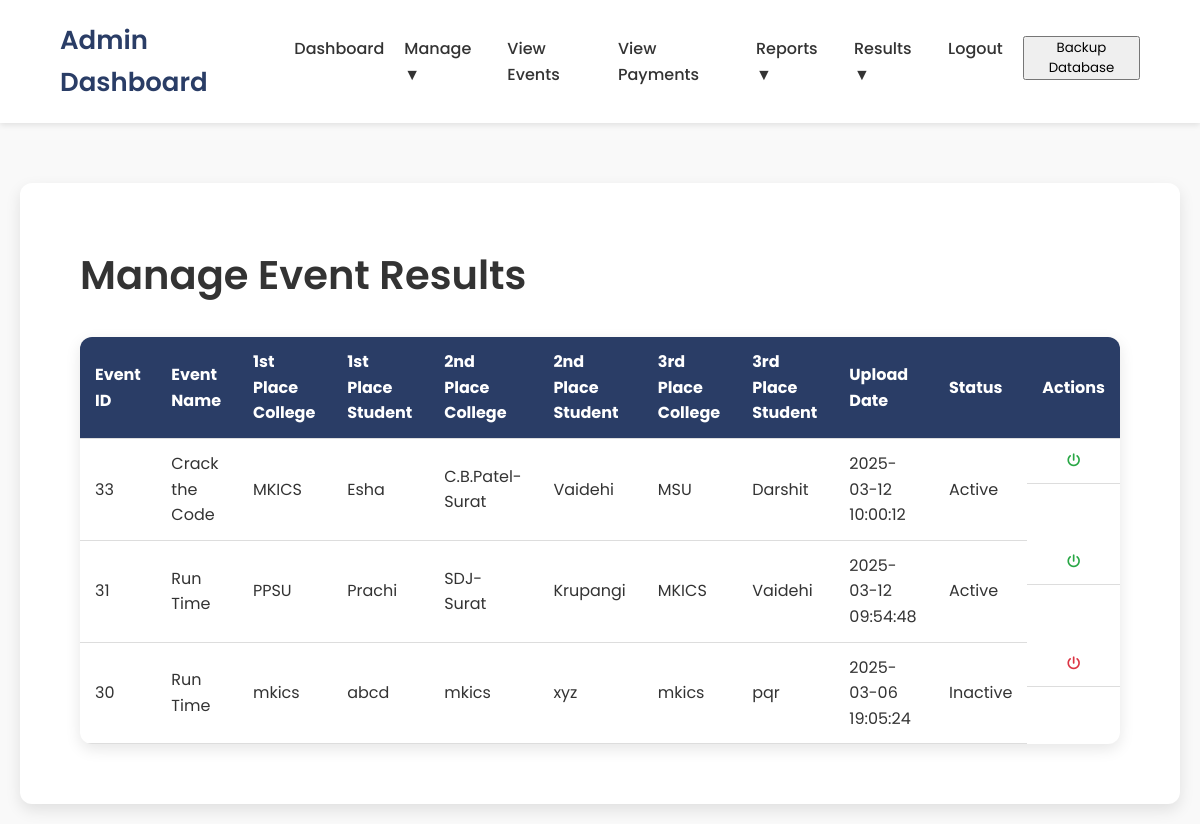
/manage_results.php (signed in), run on the app's committed database.
### tables this page shows
CREATE TABLE `event_results` (
  `result_id` int NOT NULL AUTO_INCREMENT,
  `event_id` int NOT NULL,
  `event_name` varchar(255) NOT NULL,
  `result_data` text,
  `upload_date` timestamp NULL DEFAULT CURRENT_TIMESTAMP,
  `first_place_college` varchar(255) DEFAULT NULL,
  `first_place_student` varchar(255) DEFAULT NULL,
  `second_place_college` varchar(255) DEFAULT NULL,
  `second_place_student` varchar(255) DEFAULT NULL,
  `third_place_college` varchar(255) DEFAULT NULL,
  `third_place_student` varchar(255) DEFAULT NULL,
  `is_active` tinyint(1) DEFAULT '1',
  PRIMARY KEY (`result_id`),
  KEY `event_id` (`event_id`)
);

### manage_results.php (the view, shortened to what this page needs)
<?php
include "config.php";
$sql = "SELECT result_id, event_id, event_name, result_data, upload_date, first_place_college, first_place_student, second_place_college, second_place_student, third_place_college, third_place_student, is_active FROM event_results ORDER BY upload_date DESC";
$result = mysqli_query($conn, $sql);
?>
<!DOCTYPE html>
<html>
<head>
    <link rel="stylesheet" href="https://cdnjs.cloudflare.com/ajax/libs/font-awesome/6.0.0/css/all.min.css"
 />
</head>
<body>
    <?php include 'admin_navbar.php'; ?>
    <main>
        <section class="form-section">
            <h2 class="form-title">Manage Event Results</h2>
            <div class="form-container">
                <table>
                    <thead>
                        <tr>
                            <th>Event ID</th>
                            <th>Event Name</th>
                            <th>1st Place College</th>
                            <th>1st Place Student</th>
                            <th>2nd Place College</th>
                            <th>2nd Place Student</th>
                            <th>3rd Place College</th>
                            <th>3rd Place Student</th>
                            <th>Upload Date</th>
                            <th>Status</th>
                            <th>Actions</th>
                        </tr>
                    </thead>
                    <tbody>
                        <?php
                        if ($result && mysqli_num_rows($result) > 0) {
                            while ($row = mysqli_fetch_assoc($result)) {
                                echo "<tr>";
                                echo "<td>" . htmlspecialchars($row['event_id']) . "</td>";
                                echo "<td>" . htmlspecialchars($row['event_name']) . "</td>";
                                echo "<td>" . htmlspecialchars($row['first_place_college']) . "</td>";
                                echo "<td>" . htmlspecialchars($row['first_place_student']) . "</td>";
                                echo "<td>" . htmlspecialchars($row['second_place_college']) . "</td>";
                                echo "<td>" . htmlspecialchars($row['second_place_student']) . "</td>";
                                echo "<td>" . htmlspecialchars($row['third_place_college']) . "</td>";
                                echo "<td>" . htmlspecialchars($row['third_place_student']) . "</td>";
                                echo "<td>" . htmlspecialchars($row['upload_date']) . "</td>";
                                echo "<td>" . ($row['is_active'] == 1 ? 'Active' : 'Inactive') . "</td>";
                                echo "<td class='action-icons'>";
                                echo "<button class='toggle-btn " . ($row['is_active'] == 1 ? 'active-btn' : 'inactive-btn') . "' onclick=\"location.href='manage_results.php?toggle_id=" . htmlspecialchars($row['result_id']) . "'\">";
                                echo "<i class='fas fa-power-off'></i>";
                                echo "</button>";
                                echo "</td>";
                                echo "</tr>";
                            }
                        } else {
                            echo "<tr><td colspan='11'>No results found.</td></tr>";
                        }
                        ?>
                    </tbody>
                </table>
            </div>
        </section>
    </main>
</body>
</html>

### manage_results.php (style rules this page uses)
* { margin: 0; padding: 0; box-sizing: border-box; font-family: 'Poppins', sans-serif; }
body { background-color: #f9f9f9; color: #4d4d4d; font-size: 16px; line-height: 1.6; min-height: 100vh; display: flex; flex-direction: column; }
main { flex: 1; padding: 20px; }
.form-section { background-color: #ffffff; padding: 60px; margin-top: 40px; border-radius: 12px; box-shadow: 0 6px 15px rgba(0, 0, 0, 0.1); }
.form-title { font-size: 2.5rem; font-weight: 600; color: #333; margin-bottom: 30px; }
.form-container { width: 100%; max-width: none; margin: 0; background-color: transparent; padding: 0; border-radius: 0; box-shadow: none; }
table { width: 100%; border-collapse: collapse; margin-top: 20px; color: #333; background-color: #fff; border-radius: 12px; overflow: hidden; box-shadow: 0 5px 15px rgba(0, 0, 0, 0.1); }
th, td { padding: 12px 15px; text-align: left; border-bottom: 1px solid #ddd; }
th { background-color: #2a3d66; color: #fff; font-weight: bold; }
.toggle-btn { border: none; background: none; cursor: pointer; padding: 0; }
.action-icons { display: flex; gap: 10px; justify-content: center; }
.active-btn { color: #28a745; }
.inactive-btn { color: #dc3545; }

### admin_navbar.php (style rules this page uses)
* { margin: 0; padding: 0; box-sizing: border-box; font-family: 'Poppins', sans-serif; }

### data on the page
event_results: event "33", event_name "Crack the Code", first_place_college "MKICS", first_place_student "Esha", second_place_college "C.B.Patel-Surat", second_place_student "Vaidehi", third_place_college "MSU", third_place_student "Darshit", upload_date "2025-03-12 10:00:12", is_active "Active"
event_results: event "31", event_name "Run Time", first_place_college "PPSU", first_place_student "Prachi", second_place_college "SDJ-Surat", second_place_student "Krupangi", third_place_college "MKICS", third_place_student "Vaidehi", upload_date "2025-03-12 09:54:48", is_active "Active"
event_results: event "30", event_name "Run Time", first_place_college "mkics", first_place_student "abcd", second_place_college "mkics", second_place_student "xyz", third_place_college "mkics", third_place_student "pqr", upload_date "2025-03-06 19:05:24", is_active "Inactive"
